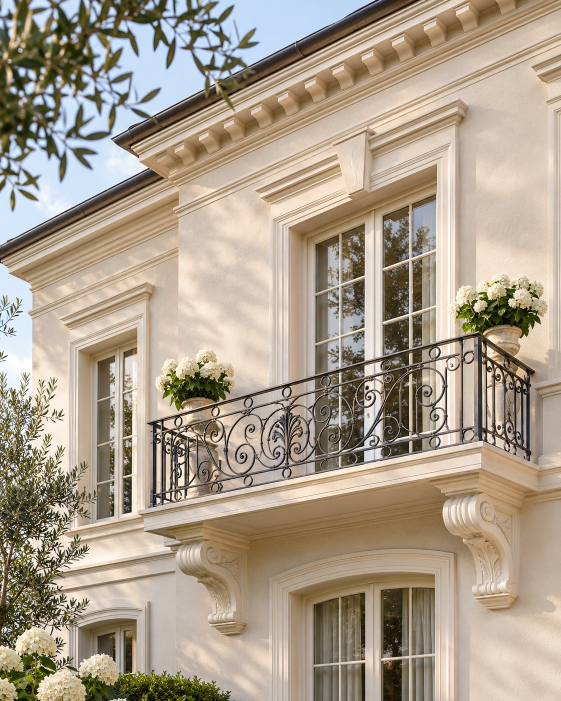
#> input picture decoflair-reel-exterior/assets/a-balcon.jpg, 1122 x 1402 px (shown at 1/2 size)
$ python -i reel_ncl107_lumina.py   (imports and definitions only)
#> lines starting #> are read from the running program, lines starting #| are printed output that depends on the picture
"""Edit an original 15-second NCL107 spot from existing brand imagery."""
import argparse
from array import array
from functools import lru_cache
import math
from pathlib import Path
import random
import subprocess
import sys
import tempfile
import wave

from PIL import Image, ImageDraw

ROOT = Path(__file__).resolve().parent
sys.path.insert(0, str(ROOT.parent / "decoflair-reels-2027"))
from render import FPS, HEIGHT, WIDTH, brand, font, reveal, wash

# [1 line that did not run here, left out]
ASSETS = ROOT / "assets"
CREAM = "#fcf3e3"
GOLD = "#e8c497"
SHADE = "#251a13"
# [1 line that did not run here, left out]
CUTS = (39, 142, 312)


def letter(draw, xy, value, size, color=CREAM, kind="serif", anchor="lt"):
    draw.text(xy, value, font=font(kind, size), fill=color, anchor=anchor,
              stroke_width=0)


# [10 lines left out: function source, not called in this run]


def shot(name, box, size):
    return source(name).resize(size, Image.Resampling.BICUBIC, box=box)


def interpolate(a, b, f):
    return tuple(x+(y-x)*f for x,y in zip(a,b))


@lru_cache(maxsize=4)
def shade_mask(height, dark_at_bottom=0):
    return wash((WIDTH,height), [(0,162),(height//4,255),(height//2,255),(height-1,dark_at_bottom)])


# [26 lines left out: functions product_photo, product, detail, not called in this run]


@lru_cache(maxsize=1)
def wide_mask():
    return wash((WIDTH,1020),[(0,0),(120,255),(748,255),(1019,0)])


# [14 lines left out: functions wide_photo, home, not called in this run]


@lru_cache(maxsize=1)
def end_photo():
    return product_photo(CUTS[0]-1)


# [12 lines left out: function final, not called in this run]


def frame_at(frame):
    if frame < CUTS[0]:
        return product(frame)
    if frame < CUTS[1]:
        return detail(frame-CUTS[0])
    if frame < CUTS[2]:
        return home(frame-CUTS[1])
    return final(frame-CUTS[2])


# [61 lines left out: functions soundtrack, export, not called in this run]


# [6 lines not run here, left out]

>>> import cv2
>>> picture = cv2.imread('assets/a-balcon.jpg', cv2.IMREAD_GRAYSCALE)
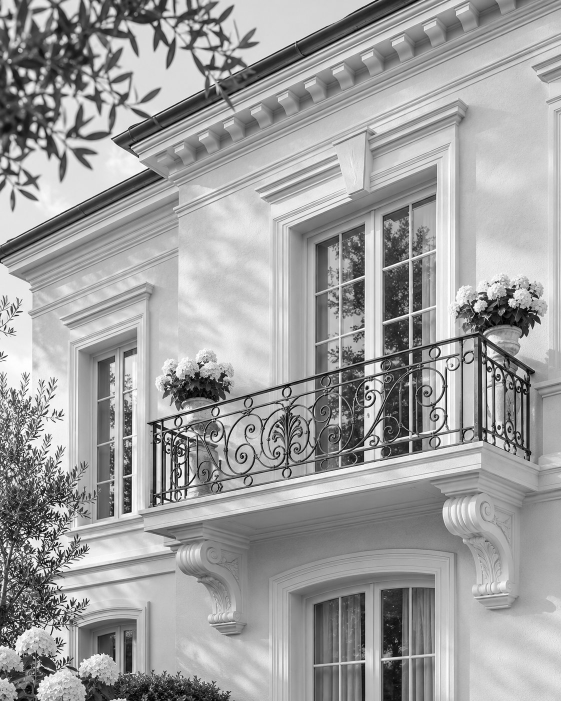
#> picture: shape (1402, 1122) (shown at 1/2 size); min 0, max 255, mean 159.6
#> (the run stopped early here; a loop or call above may not have finished)
